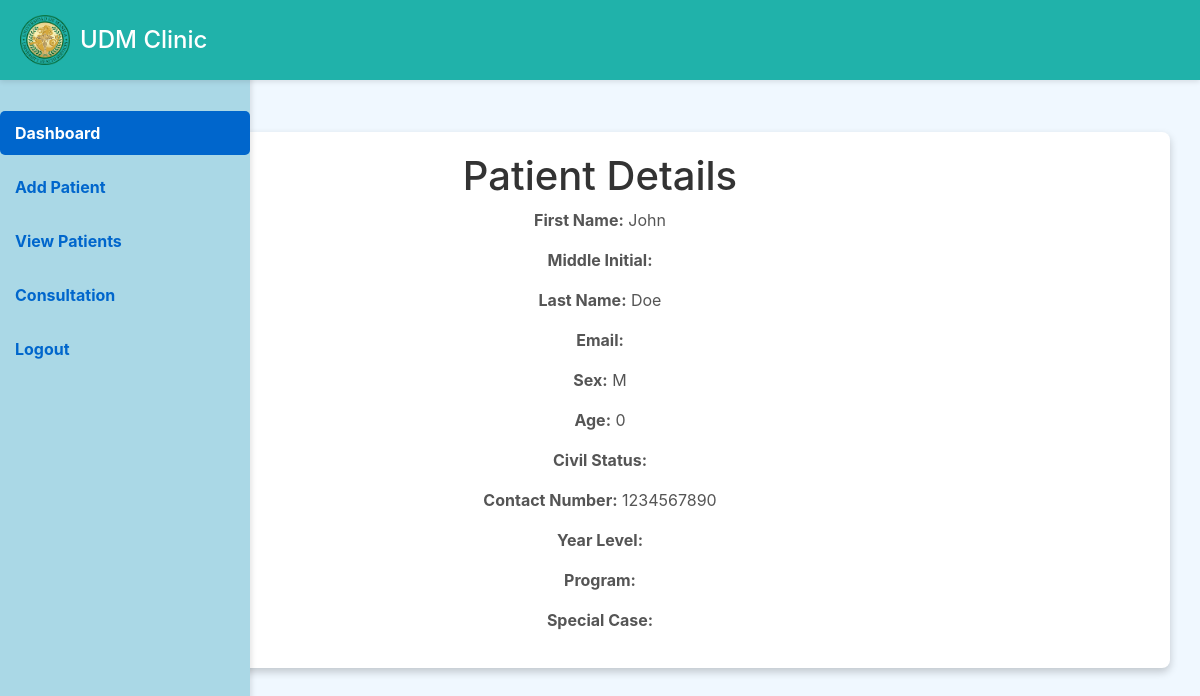
Page /staffView_details.php?id=21-14-212 on the committed database.
### tables this page shows
CREATE TABLE `patients` (
  `PatientID` int(11) NOT NULL,
  `FirstName` varchar(50) NOT NULL,
  `LastName` varchar(50) NOT NULL,
  `MiddleInitial` varchar(10) NOT NULL,
  `Sex` char(1) DEFAULT NULL CHECK (`Sex` in ('M','F')),
  `DOB` date NOT NULL,
  `Address` varchar(255) DEFAULT NULL,
  `ContactNumber` varchar(15) DEFAULT NULL,
  `CreatedAt` datetime DEFAULT current_timestamp(),
  `UpdatedAt` datetime DEFAULT current_timestamp() ON UPDATE current_timestamp(),
  `age` int(11) NOT NULL,
  `civil_status` varchar(20) NOT NULL,
  `emergency_number` varchar(15) NOT NULL,
  `guardian` varchar(50) NOT NULL,
  `height` varchar(10) NOT NULL,
  `weight` varchar(10) NOT NULL,
  `yearLevel` varchar(20) NOT NULL,
  `specialCases` varchar(20) NOT NULL,
  `Program` varchar(20) NOT NULL,
  `Student_Num` varchar(20) NOT NULL,
  `email` varchar(50) NOT NULL,
  `patient_pic` varchar(255) NOT NULL
);

### staffView_details.php (the view, shortened to what this page needs)
<!DOCTYPE html>
<html lang="en">
<head>
</head>
<body>
    <?php include 'staffSideBar.php'; ?>
    <div class="header">
        <img src="images/UDMCLINIC_LOGO.png" alt="Logo" class="logo">
        <h1>UDM Clinic</h1>
    </div>
    <div class="container">
        <?php
        $servername = "localhost";
        $username = "root";
        $password = "";
        $database = "clinic_data";
        $connection = new mysqli($servername, $username, $password, $database);
        if (isset($_GET['id']) && !empty($_GET['id'])) {
            $patientID = $connection->real_escape_string($_GET['id']);
            $query = "SELECT FirstName, MiddleInitial, LastName, email, Sex, Age, civil_status, ContactNumber, yearLevel, Program, specialCases
                      FROM patients
                      WHERE Student_Num = '$patientID'";
            $result = $connection->query($query);
            if ($result->num_rows > 0) {
                $row = $result->fetch_assoc();
                echo "<h1>Patient Details</h1>";
                echo "<p><strong>First Name:</strong> " . htmlspecialchars($row['FirstName']) . "</p>";
                echo "<p><strong>Middle Initial:</strong> " . htmlspecialchars($row['MiddleInitial']) . "</p>";
                echo "<p><strong>Last Name:</strong> " . htmlspecialchars($row['LastName']) . "</p>";
                echo "<p><strong>Email:</strong> <a href='email_module/index.html?email=" . urlencode($row['email']) . "' style='color: #20B2AA; text-decoration: none;'>" . htmlspecialchars($row['email']) . "</a></p>";
                echo "<p><strong>Sex:</strong> " . htmlspecialchars($row['Sex']) . "</p>";
                echo "<p><strong>Age:</strong> " . htmlspecialchars($row['Age']) . "</p>";
                echo "<p><strong>Civil Status:</strong> " . htmlspecialchars($row['civil_status']) . "</p>";
                echo "<p><strong>Contact Number:</strong> " . htmlspecialchars($row['ContactNumber']) . "</p>";
                echo "<p><strong>Year Level:</strong> " . htmlspecialchars($row['yearLevel']) . "</p>";
                echo "<p><strong>Program:</strong> " . htmlspecialchars($row['Program']) . "</p>";
                echo "<p><strong>Special Case:</strong> " . htmlspecialchars($row['specialCases']) . "</p>";
            } else {
                echo "<p>No details found for the given Patient ID.</p>";
            }
        } else {
            echo "<p>No Patient ID provided.</p>";
        }
        ?>
    </div>
</body>
</html>

### staffView_details.php (style rules this page uses)
body { display: flex; justify-content: center; align-items: center; height: 100vh; margin: 0; font-family: Arial, sans-serif; background-color: #f5f5f5; }
.header { position: fixed; top: 0; left: 0; width: 100%; height: 80px; background-color: #20B2AA; color: white; display: flex; align-items: center; padding: 0 20px; z-index: 1000; box-shadow: 0 2px 5px rgba(0, 0, 0, 0.1); }
.header .logo { width: 50px; height: auto; margin-right: 10px; }
.header h1 { margin: 0; font-size: 24px; color: white; }
.container { background-color: #ffffff; padding: 20px; border-radius: 8px; box-shadow: 0 4px 8px rgba(0, 0, 0, 0.2); width: 400px; text-align: center; }
h1 { margin-bottom: 20px; color: #333; }
p { margin: 8px 0; color: #555; }

### staffSideBar.php (style rules this page uses)
body { background-color: #f0f8ff; }

### rows in the picture
patients: FirstName "John", LastName "Doe", Sex "M", age "0", ContactNumber "1234567890"
